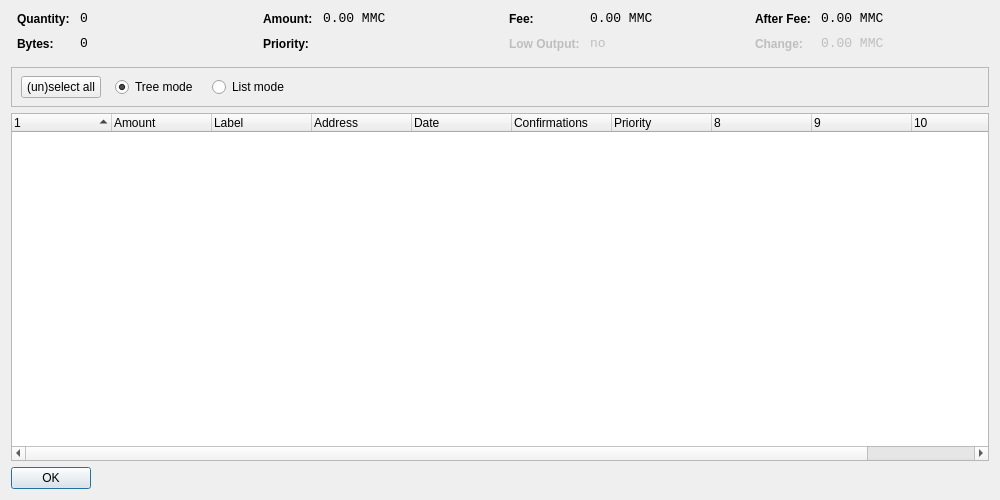
<?xml version="1.0" encoding="UTF-8"?>
<ui version="4.0">
 <class>CoinControlDialog</class>
 <widget class="QDialog" name="CoinControlDialog">
  <property name="geometry">
   <rect>
    <x>0</x>
    <y>0</y>
    <width>1000</width>
    <height>500</height>
   </rect>
  </property>
  <property name="windowTitle">
   <string>Coin Control</string>
  </property>
  <layout class="QVBoxLayout" name="verticalLayout">
   <item>
    <layout class="QHBoxLayout" name="horizontalLayoutTop" stretch="0,0,0,0">
     <property name="topMargin">
      <number>0</number>
     </property>
     <property name="bottomMargin">
      <number>10</number>
     </property>
     <item>
      <layout class="QFormLayout" name="formLayoutCoinControl1">
       <property name="horizontalSpacing">
        <number>10</number>
       </property>
       <property name="verticalSpacing">
        <number>10</number>
       </property>
       <property name="leftMargin">
        <number>6</number>
       </property>
       <property name="rightMargin">
        <number>6</number>
       </property>
       <item row="0" column="0">
        <widget class="QLabel" name="labelCoinControlQuantityText">
         <property name="styleSheet">
          <string notr="true">font-weight:bold;</string>
         </property>
         <property name="text">
          <string>Quantity:</string>
         </property>
        </widget>
       </item>
       <item row="0" column="1">
        <widget class="QLabel" name="labelCoinControlQuantity">
         <property name="font">
          <font>
           <family>Monospace</family>
           <pointsize>10</pointsize>
          </font>
         </property>
         <property name="cursor">
          <cursorShape>IBeamCursor</cursorShape>
         </property>
         <property name="contextMenuPolicy">
          <enum>Qt::ActionsContextMenu</enum>
         </property>
         <property name="text">
          <string notr="true">0</string>
         </property>
         <property name="textInteractionFlags">
          <set>Qt::LinksAccessibleByMouse|Qt::TextSelectableByKeyboard|Qt::TextSelectableByMouse</set>
         </property>
        </widget>
       </item>
       <item row="1" column="0">
        <widget class="QLabel" name="labelCoinControlBytesText">
         <property name="styleSheet">
          <string notr="true">font-weight:bold;</string>
         </property>
         <property name="text">
          <string>Bytes:</string>
         </property>
        </widget>
       </item>
       <item row="1" column="1">
        <widget class="QLabel" name="labelCoinControlBytes">
         <property name="font">
          <font>
           <family>Monospace</family>
           <pointsize>10</pointsize>
          </font>
         </property>
         <property name="cursor">
          <cursorShape>IBeamCursor</cursorShape>
         </property>
         <property name="contextMenuPolicy">
          <enum>Qt::ActionsContextMenu</enum>
         </property>
         <property name="text">
          <string notr="true">0</string>
         </property>
         <property name="textInteractionFlags">
          <set>Qt::LinksAccessibleByMouse|Qt::TextSelectableByKeyboard|Qt::TextSelectableByMouse</set>
         </property>
        </widget>
       </item>
      </layout>
     </item>
     <item>
      <layout class="QFormLayout" name="formLayoutCoinControl2">
       <property name="horizontalSpacing">
        <number>10</number>
       </property>
       <property name="verticalSpacing">
        <number>10</number>
       </property>
       <property name="leftMargin">
        <number>6</number>
       </property>
       <property name="rightMargin">
        <number>6</number>
       </property>
       <item row="0" column="0">
        <widget class="QLabel" name="labelCoinControlAmountText">
         <property name="styleSheet">
          <string notr="true">font-weight:bold;</string>
         </property>
         <property name="text">
          <string>Amount:</string>
         </property>
        </widget>
       </item>
       <item row="0" column="1">
        <widget class="QLabel" name="labelCoinControlAmount">
         <property name="font">
          <font>
           <family>Monospace</family>
           <pointsize>10</pointsize>
          </font>
         </property>
         <property name="cursor">
          <cursorShape>IBeamCursor</cursorShape>
         </property>
         <property name="contextMenuPolicy">
          <enum>Qt::ActionsContextMenu</enum>
         </property>
         <property name="text">
          <string notr="true">0.00 MMC</string>
         </property>
         <property name="textInteractionFlags">
          <set>Qt::LinksAccessibleByMouse|Qt::TextSelectableByKeyboard|Qt::TextSelectableByMouse</set>
         </property>
        </widget>
       </item>
       <item row="1" column="0">
        <widget class="QLabel" name="labelCoinControlPriorityText">
         <property name="styleSheet">
          <string notr="true">font-weight:bold;</string>
         </property>
         <property name="text">
          <string>Priority:</string>
         </property>
        </widget>
       </item>
       <item row="1" column="1">
        <widget class="QLabel" name="labelCoinControlPriority">
         <property name="font">
          <font>
           <family>Monospace</family>
           <pointsize>10</pointsize>
          </font>
         </property>
         <property name="cursor">
          <cursorShape>IBeamCursor</cursorShape>
         </property>
         <property name="contextMenuPolicy">
          <enum>Qt::ActionsContextMenu</enum>
         </property>
         <property name="text">
          <string/>
         </property>
         <property name="textInteractionFlags">
          <set>Qt::LinksAccessibleByMouse|Qt::TextSelectableByKeyboard|Qt::TextSelectableByMouse</set>
         </property>
        </widget>
       </item>
      </layout>
     </item>
     <item>
      <layout class="QFormLayout" name="formLayoutCoinControl3">
       <property name="horizontalSpacing">
        <number>10</number>
       </property>
       <property name="verticalSpacing">
        <number>10</number>
       </property>
       <property name="leftMargin">
        <number>6</number>
       </property>
       <property name="rightMargin">
        <number>6</number>
       </property>
       <item row="0" column="0">
        <widget class="QLabel" name="labelCoinControlFeeText">
         <property name="styleSheet">
          <string notr="true">font-weight:bold;</string>
         </property>
         <property name="text">
          <string>Fee:</string>
         </property>
        </widget>
       </item>
       <item row="0" column="1">
        <widget class="QLabel" name="labelCoinControlFee">
         <property name="font">
          <font>
           <family>Monospace</family>
           <pointsize>10</pointsize>
          </font>
         </property>
         <property name="cursor">
          <cursorShape>IBeamCursor</cursorShape>
         </property>
         <property name="contextMenuPolicy">
          <enum>Qt::ActionsContextMenu</enum>
         </property>
         <property name="text">
          <string notr="true">0.00 MMC</string>
         </property>
         <property name="textInteractionFlags">
          <set>Qt::LinksAccessibleByMouse|Qt::TextSelectableByKeyboard|Qt::TextSelectableByMouse</set>
         </property>
        </widget>
       </item>
       <item row="1" column="0">
        <widget class="QLabel" name="labelCoinControlLowOutputText">
         <property name="enabled">
          <bool>false</bool>
         </property>
         <property name="styleSheet">
          <string notr="true">font-weight:bold;</string>
         </property>
         <property name="text">
          <string>Low Output:</string>
         </property>
        </widget>
       </item>
       <item row="1" column="1">
        <widget class="QLabel" name="labelCoinControlLowOutput">
         <property name="enabled">
          <bool>false</bool>
         </property>
         <property name="font">
          <font>
           <family>Monospace</family>
           <pointsize>10</pointsize>
          </font>
         </property>
         <property name="cursor">
          <cursorShape>IBeamCursor</cursorShape>
         </property>
         <property name="contextMenuPolicy">
          <enum>Qt::ActionsContextMenu</enum>
         </property>
         <property name="text">
          <string notr="true">no</string>
         </property>
         <property name="textInteractionFlags">
          <set>Qt::LinksAccessibleByMouse|Qt::TextSelectableByKeyboard|Qt::TextSelectableByMouse</set>
         </property>
        </widget>
       </item>
      </layout>
     </item>
     <item>
      <layout class="QFormLayout" name="formLayoutCoinControl4">
       <property name="horizontalSpacing">
        <number>10</number>
       </property>
       <property name="verticalSpacing">
        <number>10</number>
       </property>
       <property name="leftMargin">
        <number>6</number>
       </property>
       <property name="rightMargin">
        <number>6</number>
       </property>
       <item row="0" column="0">
        <widget class="QLabel" name="labelCoinControlAfterFeeText">
         <property name="styleSheet">
          <string notr="true">font-weight:bold;</string>
         </property>
         <property name="text">
          <string>After Fee:</string>
         </property>
        </widget>
       </item>
       <item row="0" column="1">
        <widget class="QLabel" name="labelCoinControlAfterFee">
         <property name="font">
          <font>
           <family>Monospace</family>
           <pointsize>10</pointsize>
          </font>
         </property>
         <property name="cursor">
          <cursorShape>IBeamCursor</cursorShape>
         </property>
         <property name="contextMenuPolicy">
          <enum>Qt::ActionsContextMenu</enum>
         </property>
         <property name="text">
          <string notr="true">0.00 MMC</string>
         </property>
         <property name="textInteractionFlags">
          <set>Qt::LinksAccessibleByMouse|Qt::TextSelectableByKeyboard|Qt::TextSelectableByMouse</set>
         </property>
        </widget>
       </item>
       <item row="1" column="0">
        <widget class="QLabel" name="labelCoinControlChangeText">
         <property name="enabled">
          <bool>false</bool>
         </property>
         <property name="styleSheet">
          <string notr="true">font-weight:bold;</string>
         </property>
         <property name="text">
          <string>Change:</string>
         </property>
        </widget>
       </item>
       <item row="1" column="1">
        <widget class="QLabel" name="labelCoinControlChange">
         <property name="enabled">
          <bool>false</bool>
         </property>
         <property name="font">
          <font>
           <family>Monospace</family>
           <pointsize>10</pointsize>
          </font>
         </property>
         <property name="cursor">
          <cursorShape>IBeamCursor</cursorShape>
         </property>
         <property name="contextMenuPolicy">
          <enum>Qt::ActionsContextMenu</enum>
         </property>
         <property name="text">
          <string notr="true">0.00 MMC</string>
         </property>
         <property name="textInteractionFlags">
          <set>Qt::LinksAccessibleByMouse|Qt::TextSelectableByKeyboard|Qt::TextSelectableByMouse</set>
         </property>
        </widget>
       </item>
      </layout>
     </item>
    </layout>
   </item>
   <item>
    <widget class="QFrame" name="frame">
     <property name="minimumSize">
      <size>
       <width>0</width>
       <height>40</height>
      </size>
     </property>
     <property name="frameShape">
      <enum>QFrame::StyledPanel</enum>
     </property>
     <property name="frameShadow">
      <enum>QFrame::Sunken</enum>
     </property>
     <widget class="QWidget" name="horizontalLayoutWidget">
      <property name="geometry">
       <rect>
        <x>10</x>
        <y>0</y>
        <width>781</width>
        <height>41</height>
       </rect>
      </property>
      <layout class="QHBoxLayout" name="horizontalLayoutPanel" stretch="0,0,0,0,0">
       <property name="spacing">
        <number>14</number>
       </property>
       <item>
        <widget class="QPushButton" name="pushButtonSelectAll">
         <property name="sizePolicy">
          <sizepolicy hsizetype="Maximum" vsizetype="Fixed">
           <horstretch>0</horstretch>
           <verstretch>0</verstretch>
          </sizepolicy>
         </property>
         <property name="text">
          <string>(un)select all</string>
         </property>
        </widget>
       </item>
       <item>
        <widget class="QRadioButton" name="radioTreeMode">
         <property name="sizePolicy">
          <sizepolicy hsizetype="Maximum" vsizetype="Fixed">
           <horstretch>0</horstretch>
           <verstretch>0</verstretch>
          </sizepolicy>
         </property>
         <property name="text">
          <string>Tree mode</string>
         </property>
         <property name="checked">
          <bool>true</bool>
         </property>
        </widget>
       </item>
       <item>
        <widget class="QRadioButton" name="radioListMode">
         <property name="sizePolicy">
          <sizepolicy hsizetype="Maximum" vsizetype="Fixed">
           <horstretch>0</horstretch>
           <verstretch>0</verstretch>
          </sizepolicy>
         </property>
         <property name="text">
          <string>List mode</string>
         </property>
        </widget>
       </item>
       <item>
        <spacer name="horizontalSpacer">
         <property name="orientation">
          <enum>Qt::Horizontal</enum>
         </property>
         <property name="sizeHint" stdset="0">
          <size>
           <width>40</width>
           <height>20</height>
          </size>
         </property>
        </spacer>
       </item>
      </layout>
     </widget>
    </widget>
   </item>
   <item>
    <widget class="CoinControlTreeWidget" name="treeWidget">
     <property name="contextMenuPolicy">
      <enum>Qt::CustomContextMenu</enum>
     </property>
     <property name="sortingEnabled">
      <bool>false</bool>
     </property>
     <property name="columnCount">
      <number>11</number>
     </property>
     <attribute name="headerShowSortIndicator" stdset="0">
      <bool>true</bool>
     </attribute>
     <attribute name="headerStretchLastSection">
      <bool>false</bool>
     </attribute>
     <column>
      <property name="text">
       <string/>
      </property>
     </column>
     <column>
      <property name="text">
       <string>Amount</string>
      </property>
     </column>
     <column>
      <property name="text">
       <string>Label</string>
      </property>
     </column>
     <column>
      <property name="text">
       <string>Address</string>
      </property>
     </column>
     <column>
      <property name="text">
       <string>Date</string>
      </property>
     </column>
     <column>
      <property name="text">
       <string>Confirmations</string>
      </property>
      <property name="toolTip">
       <string>Confirmed</string>
      </property>
     </column>
     <column>
      <property name="text">
       <string>Priority</string>
      </property>
     </column>
     <column>
      <property name="text">
       <string/>
      </property>
     </column>
     <column>
      <property name="text">
       <string/>
      </property>
     </column>
     <column>
      <property name="text">
       <string/>
      </property>
     </column>
     <column>
      <property name="text">
       <string/>
      </property>
     </column>
    </widget>
   </item>
   <item>
    <widget class="QDialogButtonBox" name="buttonBox">
     <property name="sizePolicy">
      <sizepolicy hsizetype="Maximum" vsizetype="Fixed">
       <horstretch>0</horstretch>
       <verstretch>0</verstretch>
      </sizepolicy>
     </property>
     <property name="orientation">
      <enum>Qt::Horizontal</enum>
     </property>
     <property name="standardButtons">
      <set>QDialogButtonBox::Ok</set>
     </property>
    </widget>
   </item>
  </layout>
 </widget>
 <customwidgets>
  <customwidget>
   <class>CoinControlTreeWidget</class>
   <extends>QTreeWidget</extends>
   <header>coincontroltreewidget.h</header>
  </customwidget>
 </customwidgets>
 <resources/>
 <connections/>
</ui>
